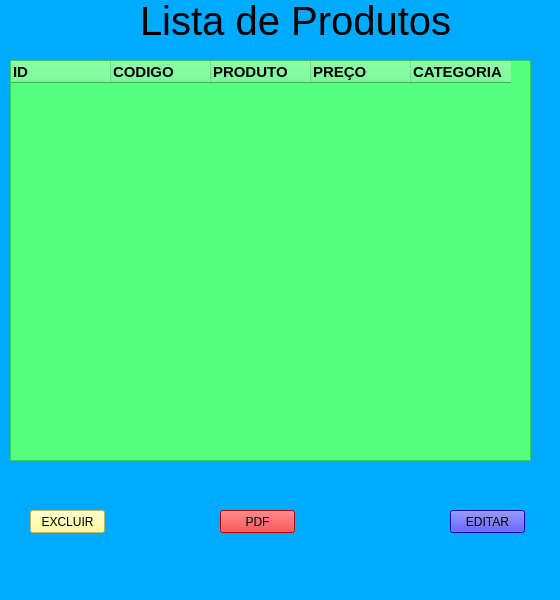
<?xml version="1.0" encoding="UTF-8"?>
<ui version="4.0">
 <class>MainWindow</class>
 <widget class="QMainWindow" name="MainWindow">
  <property name="geometry">
   <rect>
    <x>0</x>
    <y>0</y>
    <width>560</width>
    <height>600</height>
   </rect>
  </property>
  <property name="windowTitle">
   <string>MainWindow</string>
  </property>
  <property name="styleSheet">
   <string notr="true">background-color: rgb(0, 170, 255);</string>
  </property>
  <widget class="QWidget" name="centralwidget">
   <widget class="QLabel" name="label">
    <property name="geometry">
     <rect>
      <x>140</x>
      <y>0</y>
      <width>311</width>
      <height>41</height>
     </rect>
    </property>
    <property name="font">
     <font>
      <pointsize>30</pointsize>
     </font>
    </property>
    <property name="text">
     <string>Lista de Produtos</string>
    </property>
   </widget>
   <widget class="QTableWidget" name="tableWidget">
    <property name="geometry">
     <rect>
      <x>10</x>
      <y>60</y>
      <width>521</width>
      <height>401</height>
     </rect>
    </property>
    <property name="styleSheet">
     <string notr="true">background-color: rgb(85, 255, 127);</string>
    </property>
    <property name="gridStyle">
     <enum>Qt::NoPen</enum>
    </property>
    <column>
     <property name="text">
      <string>ID</string>
     </property>
     <property name="font">
      <font>
       <pointsize>11</pointsize>
       <weight>75</weight>
       <bold>true</bold>
      </font>
     </property>
     <property name="textAlignment">
      <set>AlignLeading|AlignVCenter</set>
     </property>
    </column>
    <column>
     <property name="text">
      <string>CODIGO</string>
     </property>
     <property name="font">
      <font>
       <pointsize>11</pointsize>
       <weight>75</weight>
       <bold>true</bold>
      </font>
     </property>
     <property name="textAlignment">
      <set>AlignLeading|AlignVCenter</set>
     </property>
    </column>
    <column>
     <property name="text">
      <string>PRODUTO</string>
     </property>
     <property name="font">
      <font>
       <pointsize>11</pointsize>
       <weight>75</weight>
       <bold>true</bold>
      </font>
     </property>
     <property name="textAlignment">
      <set>AlignLeading|AlignVCenter</set>
     </property>
    </column>
    <column>
     <property name="text">
      <string>PREÇO</string>
     </property>
     <property name="font">
      <font>
       <pointsize>11</pointsize>
       <weight>75</weight>
       <bold>true</bold>
      </font>
     </property>
     <property name="textAlignment">
      <set>AlignLeading|AlignVCenter</set>
     </property>
    </column>
    <column>
     <property name="text">
      <string>CATEGORIA</string>
     </property>
     <property name="font">
      <font>
       <pointsize>11</pointsize>
       <weight>75</weight>
       <bold>true</bold>
      </font>
     </property>
     <property name="textAlignment">
      <set>AlignLeading|AlignVCenter</set>
     </property>
    </column>
   </widget>
   <widget class="QPushButton" name="pushButton">
    <property name="geometry">
     <rect>
      <x>220</x>
      <y>510</y>
      <width>75</width>
      <height>23</height>
     </rect>
    </property>
    <property name="styleSheet">
     <string notr="true">background-color: rgb(255, 0, 0);</string>
    </property>
    <property name="text">
     <string>PDF</string>
    </property>
   </widget>
   <widget class="QPushButton" name="pushButton_2">
    <property name="geometry">
     <rect>
      <x>30</x>
      <y>510</y>
      <width>75</width>
      <height>23</height>
     </rect>
    </property>
    <property name="styleSheet">
     <string notr="true">background-color: rgb(255, 255, 127);</string>
    </property>
    <property name="text">
     <string>EXCLUIR</string>
    </property>
   </widget>
   <widget class="QPushButton" name="pushButton_3">
    <property name="geometry">
     <rect>
      <x>450</x>
      <y>510</y>
      <width>75</width>
      <height>23</height>
     </rect>
    </property>
    <property name="styleSheet">
     <string notr="true">background-color: rgb(0, 0, 255);</string>
    </property>
    <property name="text">
     <string>EDITAR</string>
    </property>
   </widget>
  </widget>
  <widget class="QMenuBar" name="menubar">
   <property name="geometry">
    <rect>
     <x>0</x>
     <y>0</y>
     <width>560</width>
     <height>21</height>
    </rect>
   </property>
  </widget>
  <widget class="QStatusBar" name="statusbar"/>
 </widget>
 <resources/>
 <connections/>
</ui>
